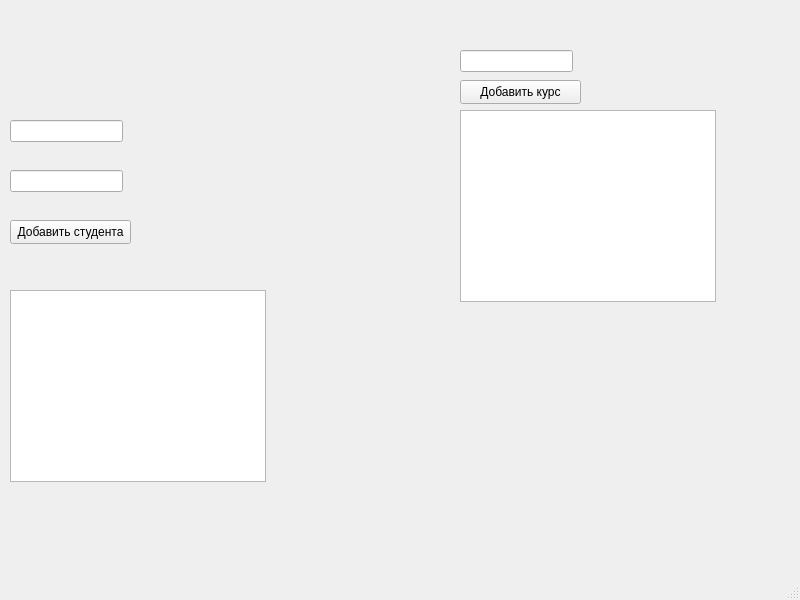
<?xml version="1.0" encoding="UTF-8"?>
<ui version="4.0">
 <class>MainWindow</class>
 <widget class="QMainWindow" name="MainWindow">
  <property name="geometry">
   <rect>
    <x>0</x>
    <y>0</y>
    <width>800</width>
    <height>600</height>
   </rect>
  </property>
  <property name="windowTitle">
   <string>MainWindow</string>
  </property>
  <widget class="QWidget" name="centralwidget">
   <widget class="QListWidget" name="listWidget">
    <property name="geometry">
     <rect>
      <x>10</x>
      <y>290</y>
      <width>256</width>
      <height>192</height>
     </rect>
    </property>
   </widget>
   <widget class="QPushButton" name="addStudent">
    <property name="geometry">
     <rect>
      <x>10</x>
      <y>220</y>
      <width>121</width>
      <height>24</height>
     </rect>
    </property>
    <property name="text">
     <string>Добавить студента</string>
    </property>
   </widget>
   <widget class="QLineEdit" name="lineEdit">
    <property name="geometry">
     <rect>
      <x>10</x>
      <y>120</y>
      <width>113</width>
      <height>22</height>
     </rect>
    </property>
   </widget>
   <widget class="QLineEdit" name="lineEdit_2">
    <property name="geometry">
     <rect>
      <x>10</x>
      <y>170</y>
      <width>113</width>
      <height>22</height>
     </rect>
    </property>
   </widget>
   <widget class="QListWidget" name="listWidget_2">
    <property name="geometry">
     <rect>
      <x>460</x>
      <y>110</y>
      <width>256</width>
      <height>192</height>
     </rect>
    </property>
   </widget>
   <widget class="QPushButton" name="addStudent_2">
    <property name="geometry">
     <rect>
      <x>460</x>
      <y>80</y>
      <width>121</width>
      <height>24</height>
     </rect>
    </property>
    <property name="text">
     <string>Добавить курс</string>
    </property>
   </widget>
   <widget class="QLineEdit" name="lineEdit_3">
    <property name="geometry">
     <rect>
      <x>460</x>
      <y>50</y>
      <width>113</width>
      <height>22</height>
     </rect>
    </property>
   </widget>
  </widget>
  <widget class="QMenuBar" name="menubar">
   <property name="geometry">
    <rect>
     <x>0</x>
     <y>0</y>
     <width>800</width>
     <height>22</height>
    </rect>
   </property>
  </widget>
  <widget class="QStatusBar" name="statusbar"/>
 </widget>
 <resources/>
 <connections/>
</ui>
